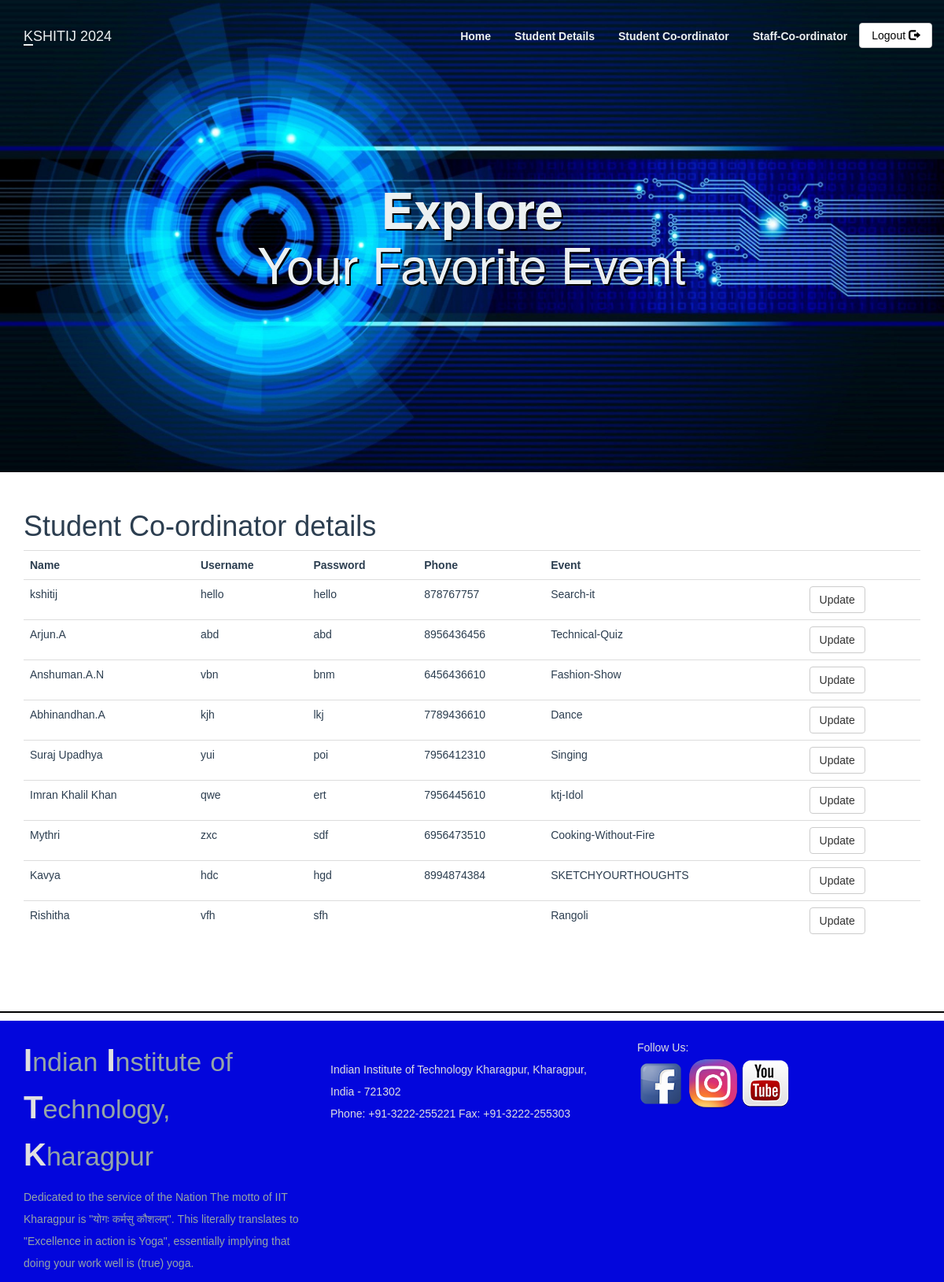
Screenshot of /Stu_cordinator.php with the database file from the repository.
### tables this page shows
CREATE TABLE `student_coordinator` (
  `sid` int(11) NOT NULL,
  `st_name` varchar(100) NOT NULL,
  `phone` varchar(10) DEFAULT NULL,
  `event_id` int(11) DEFAULT NULL,
  `usn` varchar(50) NOT NULL,
  `password` varchar(50) NOT NULL
);

CREATE TABLE `events` (
  `event_id` int(11) NOT NULL,
  `event_title` varchar(50) NOT NULL,
  `event_price` int(11) DEFAULT NULL,
  `participents` int(100) DEFAULT 0,
  `img_link` text DEFAULT NULL,
  `type_id` int(11) DEFAULT NULL,
  `Result` longtext NOT NULL DEFAULT 'EVENT NOT YET FINISHED'
);

### Stu_cordinator.php (the view, shortened to what this page needs)
<?php
include_once 'classes/db1.php';
$result = mysqli_query($conn,"SELECT * FROM student_coordinator s ,events e where e.event_id= s.event_id");
?>
<!DOCTYPE html>
<html>
<head>
        <?php require 'utils/styles.php'; ?>
    </head>
<body><?php include 'utils/adminHeader.php'?>
<div class = "content">
<div class = "container">
<h1>Student Co-ordinator details</h1>
<?php
if (mysqli_num_rows($result) > 0) {
?>
 <table class="table table-hover" >
  <tr>
    <th>Name</th>
    <th>Username</th>
    <th>Password</th>
    <th>Phone</th>
    <th>Event</th>
    <th></th>
  </tr>
<?php
while($row = mysqli_fetch_array($result)) {
?>
<tr>
    <td><?php echo $row["st_name"]; ?></td>
    <td><?php echo $row["usn"]; ?></td>
    <td><?php echo $row["password"]; ?></td>
    <td><?php echo $row["phone"]; ?></td>
    <td><?php echo $row["event_title"]; ?></td>
    <td> <?php echo '<a  href="updateStudent.php?id='.$row['event_id'].'" class = "btn btn-default"> Update</a>'?></td>
</tr>
<?php
}
?>
</table>
 <?php
}
else{
    echo "No result found";
}
?>
</div>
</div>
 </body>
 <?php include 'utils/footer.php';?>
</html>

### css/style.css (style rules this page uses)
body { overflow-x: hidden; }
.content { font-family: Arial, Helvetica, sans-serif; color: #2C3E50; }

### rows the page displays
student_coordinator: st_name "kshitij", usn "hello", password "hello", phone "878767757", event.event_title "Search-it"
student_coordinator: st_name "Arjun.A", usn "abd", password "abd", phone "8956436456", event.event_title "Technical-Quiz"
student_coordinator: st_name "Anshuman.A.N", usn "vbn", password "bnm", phone "6456436610", event.event_title "Fashion-Show"
student_coordinator: st_name "Abhinandhan.A", usn "kjh", password "lkj", phone "7789436610", event.event_title "Dance"
student_coordinator: st_name "Suraj Upadhya", usn "yui", password "poi", phone "7956412310", event.event_title "Singing"
student_coordinator: st_name "Imran Khalil Khan", usn "qwe", password "ert", phone "7956445610", event.event_title "ktj-Idol"
student_coordinator: st_name "Mythri", usn "zxc", password "sdf", phone "6956473510", event.event_title "Cooking-Without-Fire"
student_coordinator: st_name "Kavya", usn "hdc", password "hgd", phone "8994874384", event.event_title "SKETCHYOURTHOUGHTS"
student_coordinator: st_name "Rishitha", usn "vfh", password "sfh", event.event_title "Rangoli"
